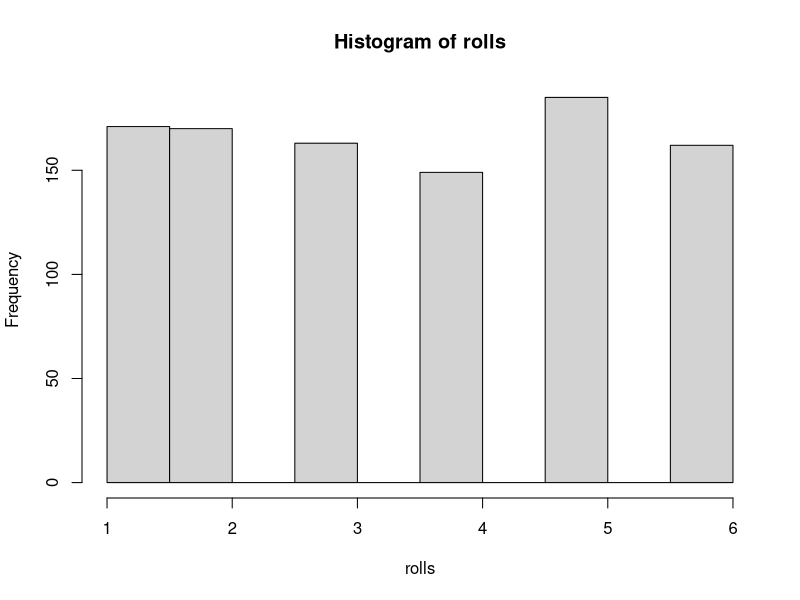
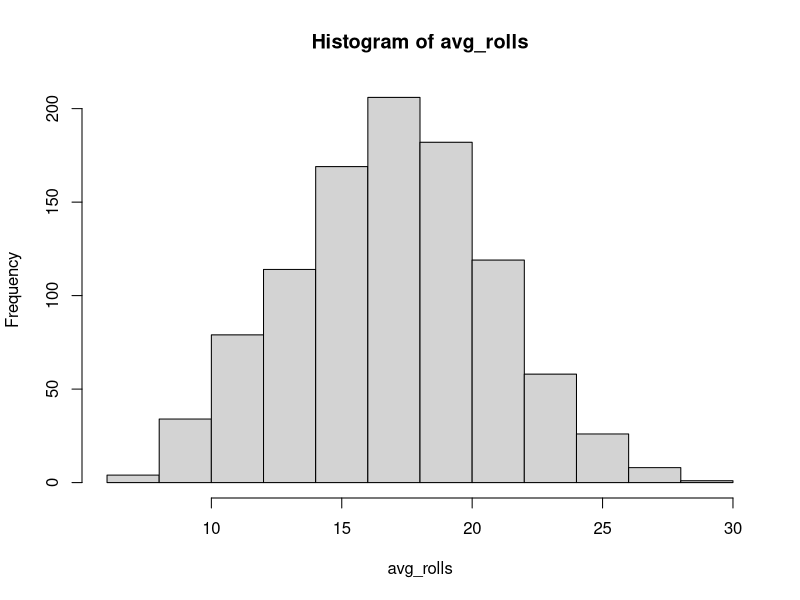
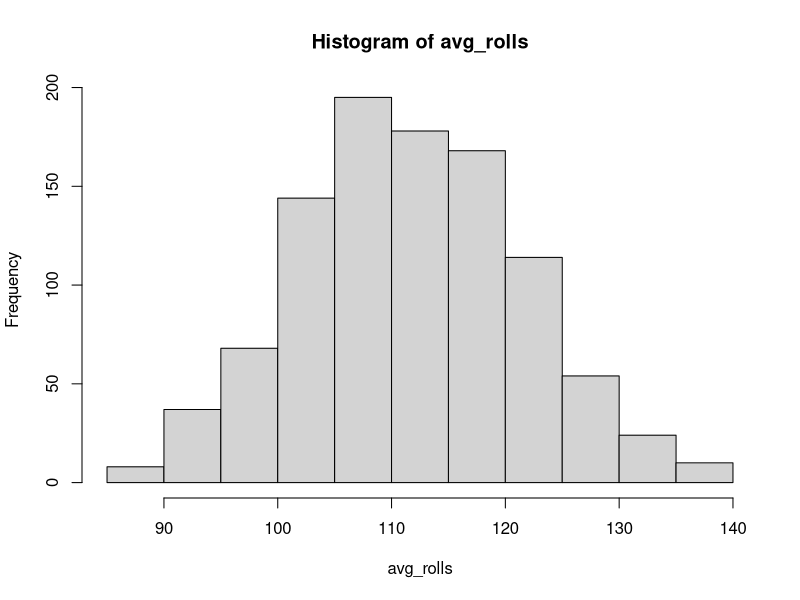

Write R code to recreate these figures, in order.
## ---- chunk 1
N <- 1000
rolls <- sample(1:6, N, replace = TRUE)
hist(rolls)
## ---- chunk 2
plot_avg_rolls <- function(n) {
  N <- 1000
  rolls <- c()
  for (i in 1:n) {
    # Wrong way to assign to vector, since we assign only one value each time
    #rolls[i] <- sample(1:6, N, replace = TRUE)
    # Correct way to assign to vector, creating essentially a matrix
    rolls[[i]] <- sample(1:6, N, replace = TRUE)
  }
  avg_rolls <- rep(0, N) # Create an initially filled with N zeroes vector
  for (i in 1:n) {
    avg_rolls <- avg_rolls + rolls[[i]]
  }
  hist(avg_rolls)
}
plot_avg_rolls(5)
## ---- chunk 3
plot_avg_rolls(32)
